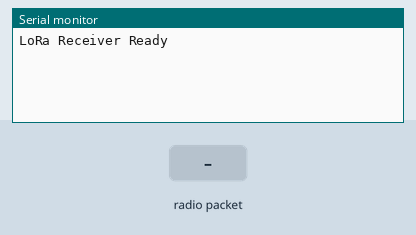
Simulated run of this sketch. Board: Arduino Uno, built for the host (arithmetic inside an expression is 32-bit, double 64-bit). On the bench: the last lines printed to the serial monitor. Inputs (shaded band) come from the test bench. No radio packets arrive unless stated.

Above: at 1.2 s.
1.3 s: radio packet "1" arrives
At 2.0 s:
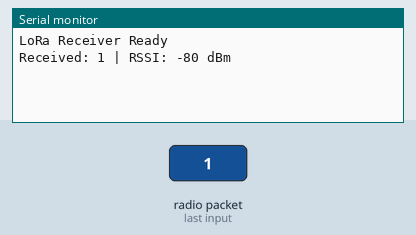
2.8 s: radio packet "0" arrives
At 3.1 s:
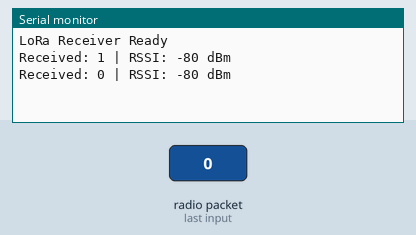
4.3 s: radio packet "2" arrives
At 5.5 s:
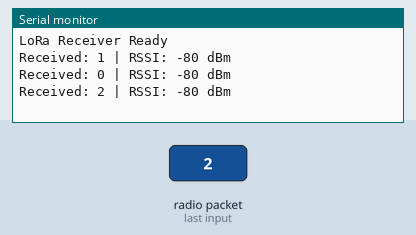

Measured:
- after the input at 1.3 s, the serial monitor: prints a new line at once (image 1)
- after the input at 2.8 s, the serial monitor: prints a new line at once (image 2)
- after the input at 4.3 s, the serial monitor: prints a new line at once (image 3)

The sketch:

LoRa_receiver.ino
```cpp
#include <Arduino.h>
#include <SPI.h>
#include <LoRa.h>

#define LORA_SS   5
#define LORA_RST  14
#define LORA_DIO0 26

#define LORA_FREQ 865E6

void setup() {
  Serial.begin(115200);

  SPI.begin(18, 19, 23, LORA_SS);
  LoRa.setPins(LORA_SS, LORA_RST, LORA_DIO0);

  if (!LoRa.begin(LORA_FREQ)) {
    Serial.println("LoRa initialization failed!");
    while (1) {
      delay(1000);
    }
  }

  Serial.println("LoRa Receiver Ready");
}

void loop() {
  int packetSize = LoRa.parsePacket();

  if (packetSize) {
    Serial.print("Received: ");

    while (LoRa.available()) {
      Serial.print((char)LoRa.read());
    }

    Serial.print(" | RSSI: ");
    Serial.print(LoRa.packetRssi());
    Serial.println(" dBm");
  }
}
```
